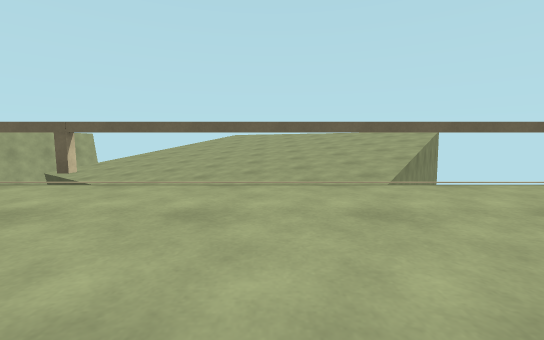
View 1 (above)

14 first-person views from a walk through a scene from a Unity 3-D project. The camera is 0.4 m above the floor, tilts 6° down and sees 90° across. The floor is counted in squares, 1 m on a side. Each view is taken from the middle of a square. On the plan, view 1 faces up. The plan holds only what a view shows up to about 9 squares ahead; the rest is blank. The place goes on beyond the plan.

View 2
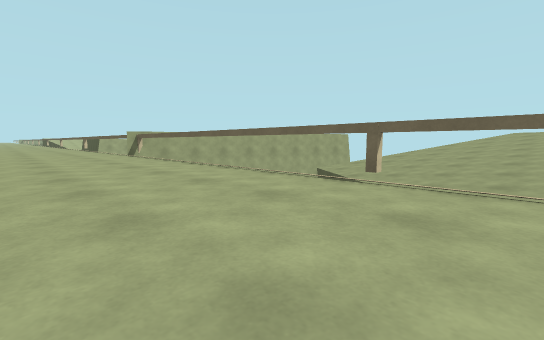

View 3
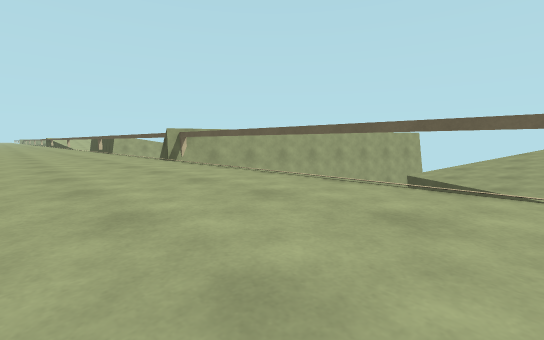

View 4
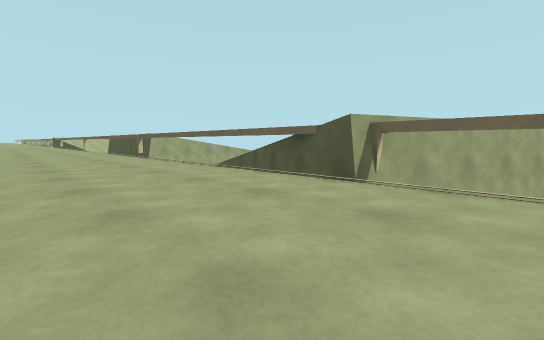

View 5
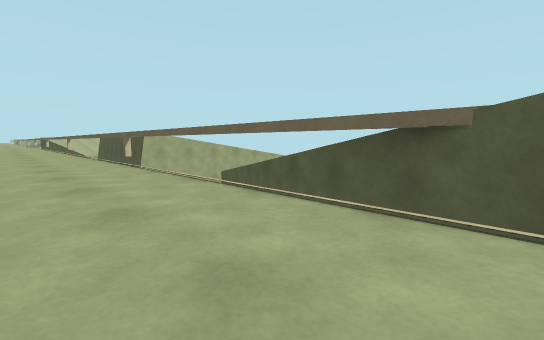

View 6
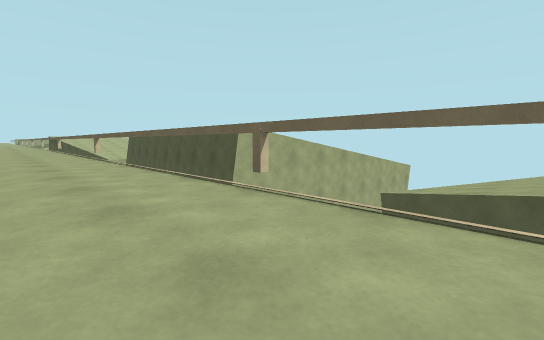

View 7
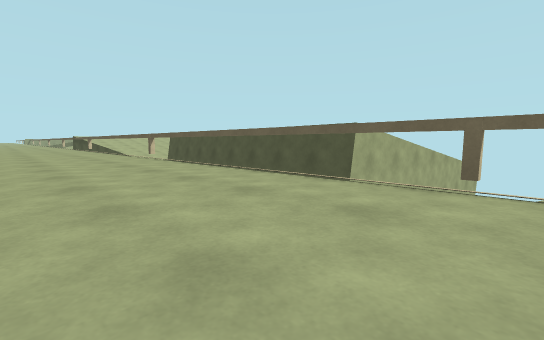

View 8
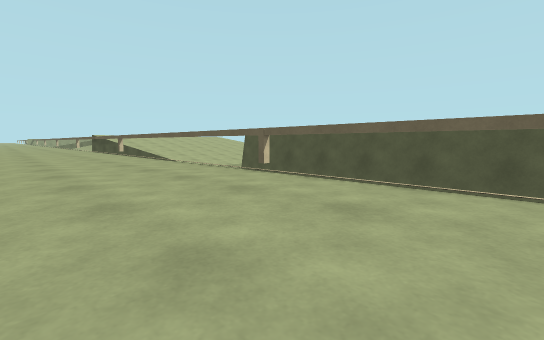

View 9
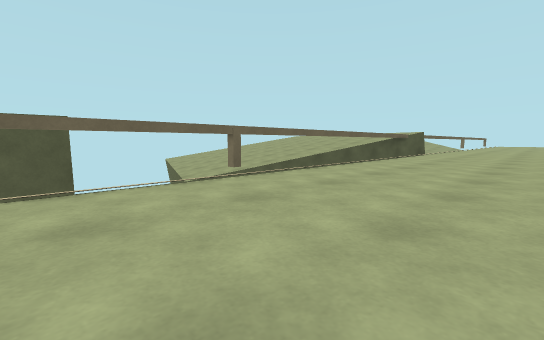

View 10
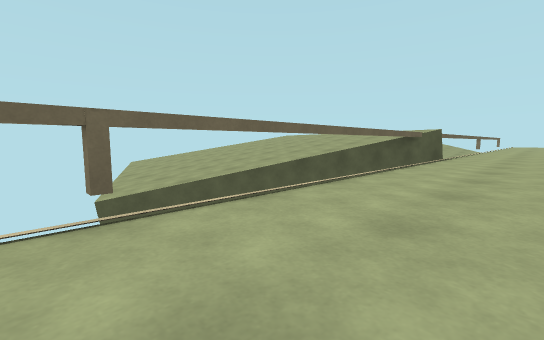

View 11
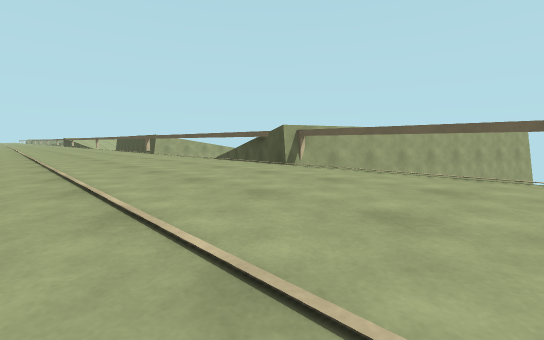

View 12
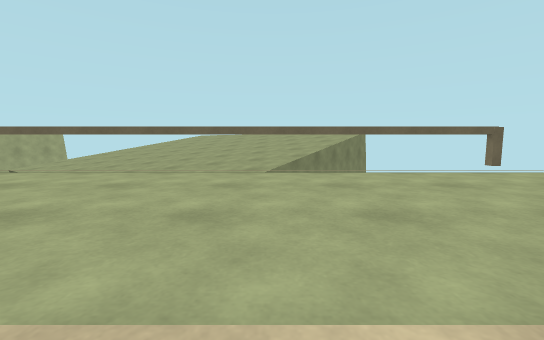

View 13
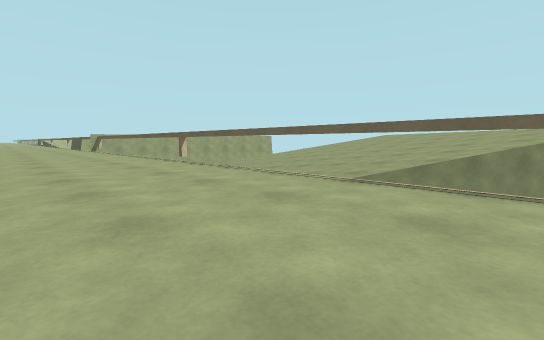

View 14
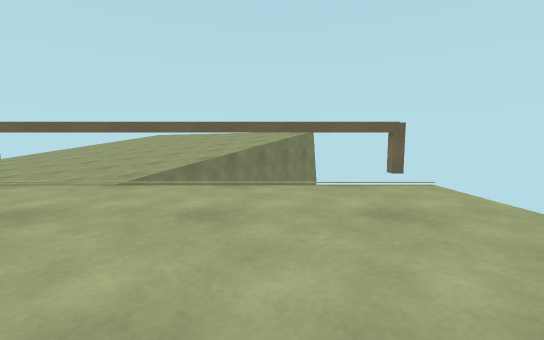

### Floor plan
Points are (right, up) in squares from view 1. A wall is a line through its corners. A room is listed if a view was taken in it or the views show most of it. See-through windows are left out.
Room 1 (views 1, 2, 3, 4, 5, 6, 7, 8, 9, 10, 11, 12, 13, 14)
walls: (-11.3, 3.2) (-13, 3.8); (-11.4, 3.2) (-17.6, 3.2); (-9.6, 5.6) (-10.4, 3.4); (-3.4, 3.2) (-9.5, 3.2); (-19.4, 3.2) (-25.5, 3.2); (0.1, 3.2) (-1.5, 3.2); (-23.8, 4.7) (-26.6, 4.9); (5.5, 3.2) (0.9, 3.2)
ways out: opening at (0.5, 3)
objects: other object (-26, 3); other object (-19, 3) to (-18, 3); other object (-11, 3) to (-10, 3); other object (-3, 3) to (-2, 3)

Where each view was taken, in squares from view 1:
view 1: 0 up, 0 right, facing up
view 2: 0 up, 1 left, facing up-left
view 3: 0 up, 4 left, facing up-left
view 4: 0 up, 9 left, facing up-left
view 5: 1 up, 11 left, facing up-left
view 6: 1 up, 16 left, facing up-left
view 7: 0 up, 18 left, facing up-left
view 8: 0 up, 23 left, facing up-left
view 9: 0 up, 21 left, facing up-right
view 10: 1 up, 19 left, facing up-right
view 11: 1 down, 7 left, facing up-left
view 12: 1 down, 2 right, facing up
view 13: 0 up, 4 right, facing up-left
view 14: 0 up, 4 right, facing up
